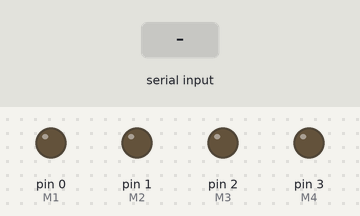
This sketch was run on a simulated Arduino Uno, built with avr-gcc and run on an emulated ATmega328P. Shown: output pins drawn as LEDs (lit = HIGH). The inputs (shaded band) are chosen by the test bench.

Above: at 5.2 s.
5.3 s: "90,45\n" received over the second serial link
At 14.0 s:
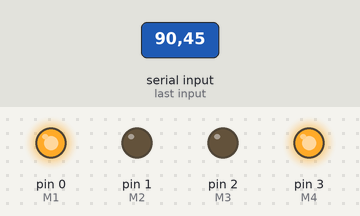
14.3 s: "30,150\n" received over the second serial link
At 14.5 s:
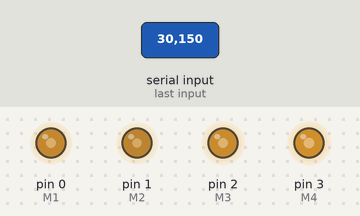
20.3 s: "90\n" received over the second serial link
Timing chart, 0 to 29.3 s (numbered marks = the images above; inputs shaded):
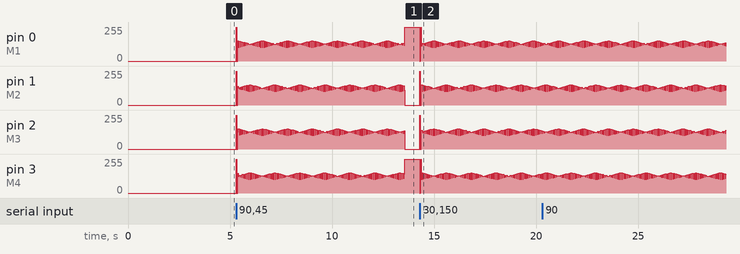

The sketch:

programa-07.ino
```cpp
#include <SoftwareSerial.h>

SoftwareSerial myBT(10, 11);

int Steps [ 4 ][ 4 ] = {
      {1, 1, 0, 0},
      {0, 1, 1, 0},
      {0, 0, 1, 1},
      {1, 0, 0, 1}
};


boolean direction = true;
int M1 = 0, M2 = 1, M3 = 2, M4 = 3;

boolean next = false;

void setup()
{
  pinMode(M1, OUTPUT);
  pinMode(M2, OUTPUT);
  pinMode(M3, OUTPUT);
  pinMode(M4, OUTPUT);

  myBT.begin(38400);
  delay(4000);
}

void loop()
{
    while (!next)
    {
    if (myBT.available())
    {
      if(myBT.read() - 48 == 0)
      {
        direction = false;
      }
        else
      {
        direction = true;
      }
      if(!myBT.available())
      {
        next = true;
      }
    }
  }

  next = false;

  for (int i = 0; i < 2048; i++)
  {
    digitalWrite( M1, Steps[direction? i%4 : 4-(i%4)][ 0] );
    digitalWrite( M2, Steps[direction? i%4 : 4-(i%4)][ 1] );
    digitalWrite( M3, Steps[direction? i%4 : 4-(i%4)][ 2] );
    digitalWrite( M4, Steps[direction? i%4 : 4-(i%4)][ 3] );
    delay(4);
  }
}
```
